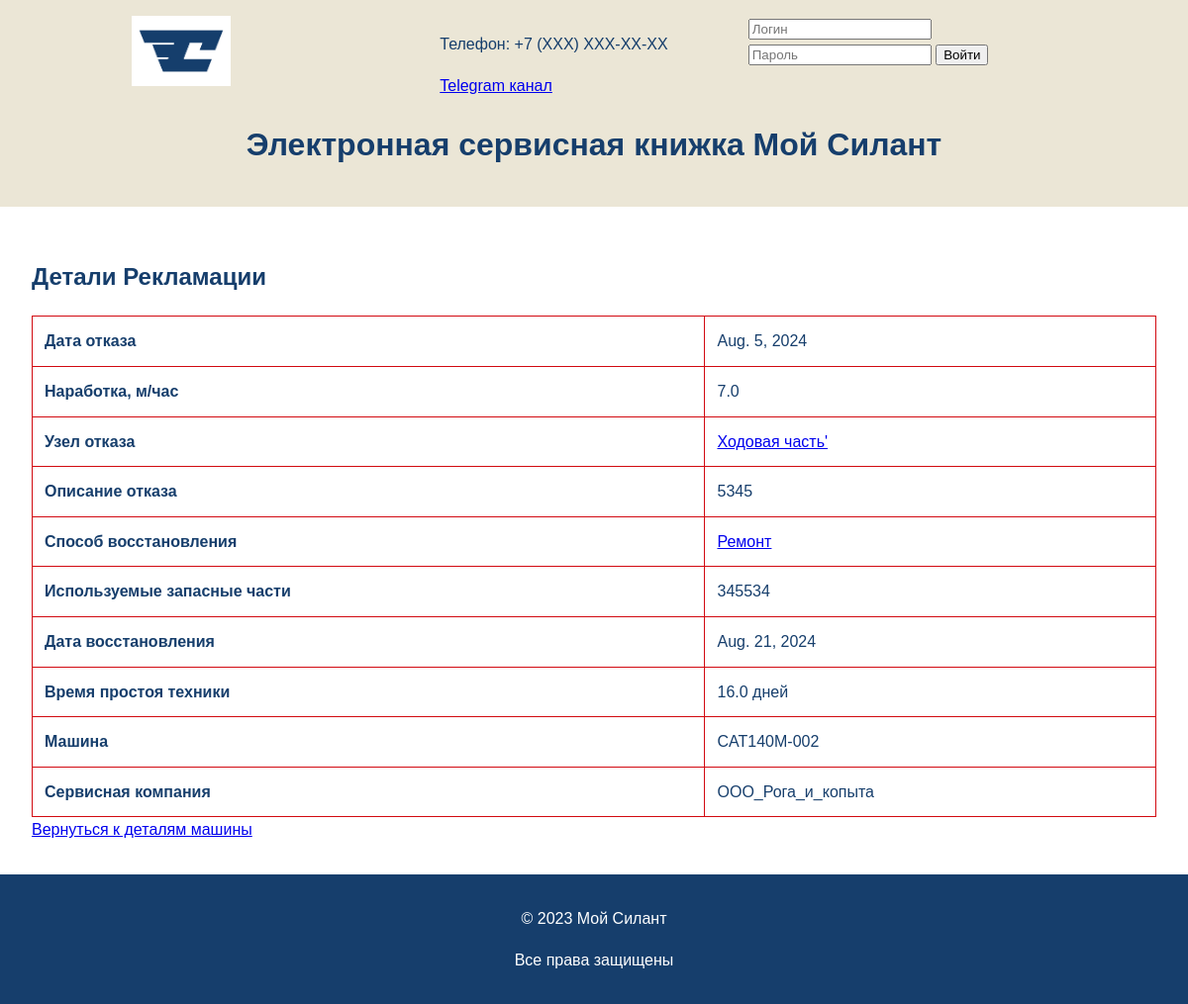
Page /car/3/complaint/2/ on the committed database.
### cars/models.py (models this page shows, shortened)
class Complaint(models.Model):
    failure_date = models.DateField(verbose_name="Дата отказа")
    operating_time = models.FloatField(verbose_name="Наработка, м/час")
    failure_node = models.ForeignKey(Reference, on_delete=models.SET_NULL, null=True, related_name='failure_nodes',
                                     limit_choices_to={'category': 'Узел отказа'}, verbose_name="Узел отказа")
    failure_description = models.TextField(verbose_name="Описание отказа")
    recovery_method = models.ForeignKey(Reference, on_delete=models.SET_NULL, null=True,
                                        related_name='recovery_methods',
                                        limit_choices_to={'category': 'Способ восстановления'}, verbose_name="Способ восстановления")
    parts_used = models.TextField(verbose_name="Используемые запасные части")
    recovery_date = models.DateField(verbose_name="Дата восстановления")
    downtime = models.FloatField(verbose_name="Время простоя техники")
    car = models.ForeignKey(Car, on_delete=models.CASCADE, related_name='complaints', verbose_name="Машина")
    service_company = models.ForeignKey(User, on_delete=models.SET_NULL, null=True,
                                        related_name='complaint_service_companies', verbose_name="Сервисная компания")

class Reference(models.Model):
    CATEGORIES = [
        ('Модель техники', 'Модель техники'),
        ('Модель двигателя', 'Модель двигателя'),
        ('Модель трансмиссии', 'Модель трансмиссии'),
        ('Модель ведущего моста', 'Модель ведущего моста'),
        ('Модель управляемого моста', 'Модель управляемого моста'),
        ('Вид ТО', 'Вид ТО'),
        ('Организация, проводившая ТО', 'Организация, проводившая ТО'),
        ('Узел отказа', 'Узел отказа'),
        ('Способ восстановления', 'Способ восстановления'),
    ]
    category = models.CharField(max_length=100, choices=CATEGORIES)
    name = models.CharField(max_length=200)
    description = models.TextField(blank=True)

class Car(models.Model):
    factory_number = models.CharField(max_length=255, unique=True, verbose_name="Зав. № машины")
    tech_model = models.ForeignKey(Reference, on_delete=models.SET_NULL, null=True, related_name='car_tech_models',
                                   limit_choices_to={'category': 'Модель техники'}, verbose_name="Модель техники")
    engine_model = models.ForeignKey(Reference, on_delete=models.SET_NULL, null=True, related_name='car_engine_models',
                                     limit_choices_to={'category': 'Модель двигателя'}, verbose_name="Модель двигателя")
    engine_number = models.CharField(max_length=255, verbose_name="Зав. № двигателя")
    transmission_model = models.ForeignKey(Reference, on_delete=models.SET_NULL, null=True,
                                           related_name='car_transmission_models',
                                           limit_choices_to={'category': 'Модель трансмиссии'}, verbose_name="Модель трансмиссии")
    transmission_number = models.CharField(max_length=255, verbose_name="Зав. № трансмиссии")
    drive_axle_model = models.ForeignKey(Reference, on_delete=models.SET_NULL, null=True,
                                         related_name='car_drive_axle_models',
                                         limit_choices_to={'category': 'Модель ведущего моста'}, verbose_name="Модель ведущего моста")
    drive_axle_number = models.CharField(max_length=255, verbose_name="Зав. № ведущего моста")
    steering_axle_model = models.ForeignKey(Reference, on_delete=models.SET_NULL, null=True,
                                            related_name='car_steering_axle_models',
                                            limit_choices_to={'category': 'Модель управляемого моста'}, verbose_name="Модель управляемого моста")
    steering_axle_number = models.CharField(max_length=255, verbose_name="Зав. № управляемого моста")
    supply_contract = models.CharField(max_length=255, verbose_name="Договор поставки №, дата")
    shipping_date = models.DateField(verbose_name="Дата отгрузки с завода")
    consignee = models.CharField(max_length=255, verbose_name="Грузополучатель (конечный потребитель)")
    delivery_address = models.CharField(max_length=255, verbose_name="Адрес поставки (эксплуатации)")
    equipment = models.TextField(verbose_name="Комплектация (доп. опции)")
    client = models.ForeignKey(User, on_delete=models.SET_NULL, null=True, related_name='client_cars', verbose_name="Клиент")
    service_company = models.ForeignKey(User, on_delete=models.SET_NULL, null=True, related_name='service_company_cars', verbose_name="Сервисная компания")

### cars/views.py (the view)
# urls.py: path('car/<int:car_id>/complaint/<int:complaint_id>/', views.complaint_detail, name='complaint_detail'),
def complaint_detail(request, car_id, complaint_id):
    complaint = get_object_or_404(Complaint, id=complaint_id, car_id=car_id)
    return render(request, 'complaint_details.html', {'complaint': complaint})

### templates/complaint_details.html
{% extends 'base.html' %}
{% block content %}
<h2>Детали Рекламации</h2>
<table class="complaint-details">
    <tr>
        <th>Дата отказа</th>
        <td>{{ complaint.failure_date }}</td>
    </tr>
    <tr>
        <th>Наработка, м/час</th>
        <td>{{ complaint.operating_time }}</td>
    </tr>
    <tr>
        <th>Узел отказа</th>
        <td><a href="{% url 'reference_detail' 'Узел отказа' complaint.failure_node.name %}">{{ complaint.failure_node.name }}</a></td>
    </tr>
    <tr>
        <th>Описание отказа</th>
        <td>{{ complaint.failure_description }}</td>
    </tr>
    <tr>
        <th>Способ восстановления</th>
        <td><a href="{% url 'reference_detail' 'Способ восстановления' complaint.recovery_method.name %}">{{ complaint.recovery_method.name }}</a></td>
    </tr>
    <tr>
        <th>Используемые запасные части</th>
        <td>{{ complaint.parts_used }}</td>
    </tr>
    <tr>
        <th>Дата восстановления</th>
        <td>{{ complaint.recovery_date }}</td>
    </tr>
    <tr>
        <th>Время простоя техники</th>
        <td>{{ complaint.downtime }} дней</td>
    </tr>
    <tr>
        <th>Машина</th>
        <td>{{ complaint.car.factory_number }}</td>
    </tr>
    <tr>
        <th>Сервисная компания</th>
        <td>{{ complaint.service_company }}</td>
    </tr>
</table>
<a href="{% url 'car_detail' complaint.car.id %}">Вернуться к деталям машины</a>
{% endblock %}

### static/css/styles.css (style rules this page uses)
body { font-family: 'PT Astra Sans', sans-serif; line-height: 1.6; margin: 0; padding: 0; color: #163E6C; }
table { width: 100%; border-collapse: collapse; }
table, th, td { border: 1px solid #D20A11; }
th, td { padding: 12px; text-align: left; }

### rows in the picture
Complaint: failure_date "Aug. 5, 2024", operating_time "7.0", failure_node.name "Ходовая часть'", failure_description "5345", recovery_method.name "Ремонт", parts_used "345534", recovery_date "Aug. 21, 2024", downtime "16.0", car.factory_number "CAT140M-002", service_company "ООО_Рога_и_копыта"
